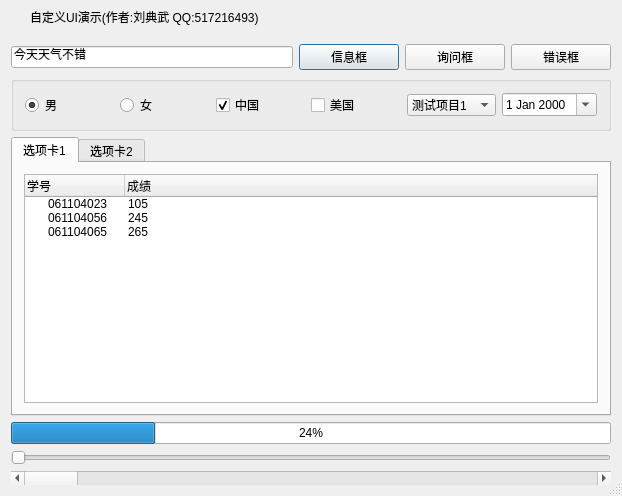
<?xml version="1.0" encoding="UTF-8"?>
<ui version="4.0">
 <class>frmMain</class>
 <widget class="QDialog" name="frmMain">
  <property name="geometry">
   <rect>
    <x>0</x>
    <y>0</y>
    <width>622</width>
    <height>496</height>
   </rect>
  </property>
  <property name="windowTitle">
   <string>frmMain</string>
  </property>
  <property name="sizeGripEnabled">
   <bool>true</bool>
  </property>
  <layout class="QVBoxLayout" name="verticalLayout">
   <property name="spacing">
    <number>0</number>
   </property>
   <property name="leftMargin">
    <number>0</number>
   </property>
   <property name="topMargin">
    <number>0</number>
   </property>
   <property name="rightMargin">
    <number>0</number>
   </property>
   <property name="bottomMargin">
    <number>0</number>
   </property>
   <item>
    <widget class="QWidget" name="widget_title" native="true">
     <property name="sizePolicy">
      <sizepolicy hsizetype="Preferred" vsizetype="Fixed">
       <horstretch>0</horstretch>
       <verstretch>0</verstretch>
      </sizepolicy>
     </property>
     <property name="minimumSize">
      <size>
       <width>100</width>
       <height>33</height>
      </size>
     </property>
     <layout class="QHBoxLayout" name="horizontalLayout_2">
      <property name="spacing">
       <number>0</number>
      </property>
      <property name="leftMargin">
       <number>0</number>
      </property>
      <property name="topMargin">
       <number>0</number>
      </property>
      <property name="rightMargin">
       <number>0</number>
      </property>
      <property name="bottomMargin">
       <number>0</number>
      </property>
      <item>
       <widget class="QLabel" name="lab_Ico">
        <property name="sizePolicy">
         <sizepolicy hsizetype="Minimum" vsizetype="Preferred">
          <horstretch>0</horstretch>
          <verstretch>0</verstretch>
         </sizepolicy>
        </property>
        <property name="minimumSize">
         <size>
          <width>30</width>
          <height>0</height>
         </size>
        </property>
        <property name="text">
         <string/>
        </property>
        <property name="alignment">
         <set>Qt::AlignCenter</set>
        </property>
       </widget>
      </item>
      <item>
       <widget class="QLabel" name="lab_Title">
        <property name="sizePolicy">
         <sizepolicy hsizetype="Expanding" vsizetype="Preferred">
          <horstretch>0</horstretch>
          <verstretch>0</verstretch>
         </sizepolicy>
        </property>
        <property name="styleSheet">
         <string notr="true">font: 10pt &quot;微软雅黑&quot;;</string>
        </property>
        <property name="text">
         <string>自定义UI演示(作者:刘典武 QQ:517216493)</string>
        </property>
        <property name="alignment">
         <set>Qt::AlignLeading|Qt::AlignLeft|Qt::AlignVCenter</set>
        </property>
       </widget>
      </item>
      <item>
       <widget class="QWidget" name="widget_menu" native="true">
        <property name="sizePolicy">
         <sizepolicy hsizetype="Minimum" vsizetype="Preferred">
          <horstretch>0</horstretch>
          <verstretch>0</verstretch>
         </sizepolicy>
        </property>
        <layout class="QHBoxLayout" name="horizontalLayout">
         <property name="spacing">
          <number>0</number>
         </property>
         <property name="leftMargin">
          <number>0</number>
         </property>
         <property name="topMargin">
          <number>0</number>
         </property>
         <property name="rightMargin">
          <number>0</number>
         </property>
         <property name="bottomMargin">
          <number>0</number>
         </property>
         <item>
          <widget class="QPushButton" name="btnMenu">
           <property name="sizePolicy">
            <sizepolicy hsizetype="Minimum" vsizetype="Expanding">
             <horstretch>0</horstretch>
             <verstretch>0</verstretch>
            </sizepolicy>
           </property>
           <property name="minimumSize">
            <size>
             <width>31</width>
             <height>0</height>
            </size>
           </property>
           <property name="cursor">
            <cursorShape>ArrowCursor</cursorShape>
           </property>
           <property name="focusPolicy">
            <enum>Qt::NoFocus</enum>
           </property>
           <property name="toolTip">
            <string>菜单</string>
           </property>
           <property name="text">
            <string/>
           </property>
           <property name="flat">
            <bool>true</bool>
           </property>
          </widget>
         </item>
         <item>
          <widget class="QPushButton" name="btnMenu_Min">
           <property name="sizePolicy">
            <sizepolicy hsizetype="Minimum" vsizetype="Expanding">
             <horstretch>0</horstretch>
             <verstretch>0</verstretch>
            </sizepolicy>
           </property>
           <property name="minimumSize">
            <size>
             <width>31</width>
             <height>0</height>
            </size>
           </property>
           <property name="cursor">
            <cursorShape>ArrowCursor</cursorShape>
           </property>
           <property name="focusPolicy">
            <enum>Qt::NoFocus</enum>
           </property>
           <property name="toolTip">
            <string>最小化</string>
           </property>
           <property name="text">
            <string/>
           </property>
           <property name="flat">
            <bool>true</bool>
           </property>
          </widget>
         </item>
         <item>
          <widget class="QPushButton" name="btnMenu_Max">
           <property name="sizePolicy">
            <sizepolicy hsizetype="Minimum" vsizetype="Expanding">
             <horstretch>0</horstretch>
             <verstretch>0</verstretch>
            </sizepolicy>
           </property>
           <property name="minimumSize">
            <size>
             <width>31</width>
             <height>0</height>
            </size>
           </property>
           <property name="cursor">
            <cursorShape>ArrowCursor</cursorShape>
           </property>
           <property name="focusPolicy">
            <enum>Qt::NoFocus</enum>
           </property>
           <property name="toolTip">
            <string>最大化</string>
           </property>
           <property name="text">
            <string/>
           </property>
           <property name="flat">
            <bool>true</bool>
           </property>
          </widget>
         </item>
         <item>
          <widget class="QPushButton" name="btnMenu_Close">
           <property name="sizePolicy">
            <sizepolicy hsizetype="Minimum" vsizetype="Expanding">
             <horstretch>0</horstretch>
             <verstretch>0</verstretch>
            </sizepolicy>
           </property>
           <property name="minimumSize">
            <size>
             <width>40</width>
             <height>0</height>
            </size>
           </property>
           <property name="cursor">
            <cursorShape>ArrowCursor</cursorShape>
           </property>
           <property name="focusPolicy">
            <enum>Qt::NoFocus</enum>
           </property>
           <property name="toolTip">
            <string>关闭</string>
           </property>
           <property name="text">
            <string/>
           </property>
           <property name="flat">
            <bool>true</bool>
           </property>
          </widget>
         </item>
        </layout>
       </widget>
      </item>
     </layout>
    </widget>
   </item>
   <item>
    <widget class="QWidget" name="widget_main" native="true">
     <property name="styleSheet">
      <string notr="true">font: 10pt &quot;微软雅黑&quot;;</string>
     </property>
     <layout class="QVBoxLayout" name="verticalLayout_2">
      <item>
       <layout class="QHBoxLayout" name="horizontalLayout_3">
        <item>
         <widget class="QLineEdit" name="lineEdit">
          <property name="text">
           <string>今天天气不错</string>
          </property>
         </widget>
        </item>
        <item>
         <widget class="QPushButton" name="pushButton">
          <property name="minimumSize">
           <size>
            <width>100</width>
            <height>0</height>
           </size>
          </property>
          <property name="text">
           <string>信息框</string>
          </property>
         </widget>
        </item>
        <item>
         <widget class="QPushButton" name="pushButton_2">
          <property name="minimumSize">
           <size>
            <width>100</width>
            <height>0</height>
           </size>
          </property>
          <property name="text">
           <string>询问框</string>
          </property>
         </widget>
        </item>
        <item>
         <widget class="QPushButton" name="pushButton_3">
          <property name="minimumSize">
           <size>
            <width>100</width>
            <height>0</height>
           </size>
          </property>
          <property name="text">
           <string>错误框</string>
          </property>
         </widget>
        </item>
       </layout>
      </item>
      <item>
       <widget class="QGroupBox" name="groupBox">
        <property name="title">
         <string/>
        </property>
        <layout class="QHBoxLayout" name="horizontalLayout_4">
         <item>
          <widget class="QRadioButton" name="radioButton">
           <property name="text">
            <string>男</string>
           </property>
           <property name="checked">
            <bool>true</bool>
           </property>
          </widget>
         </item>
         <item>
          <widget class="QRadioButton" name="radioButton_2">
           <property name="text">
            <string>女</string>
           </property>
          </widget>
         </item>
         <item>
          <widget class="QCheckBox" name="checkBox">
           <property name="text">
            <string>中国</string>
           </property>
           <property name="checked">
            <bool>true</bool>
           </property>
          </widget>
         </item>
         <item>
          <widget class="QCheckBox" name="checkBox_2">
           <property name="text">
            <string>美国</string>
           </property>
          </widget>
         </item>
         <item>
          <widget class="QComboBox" name="comboBox">
           <item>
            <property name="text">
             <string>测试项目1</string>
            </property>
           </item>
           <item>
            <property name="text">
             <string>测试项目2</string>
            </property>
           </item>
           <item>
            <property name="text">
             <string>测试项目3</string>
            </property>
           </item>
          </widget>
         </item>
         <item>
          <widget class="QDateEdit" name="dateEdit">
           <property name="calendarPopup">
            <bool>true</bool>
           </property>
          </widget>
         </item>
        </layout>
       </widget>
      </item>
      <item>
       <widget class="QTabWidget" name="tabWidget">
        <property name="currentIndex">
         <number>0</number>
        </property>
        <widget class="QWidget" name="tab">
         <attribute name="title">
          <string>选项卡1</string>
         </attribute>
         <layout class="QVBoxLayout" name="verticalLayout_3">
          <item>
           <widget class="QTreeWidget" name="treeWidget">
            <column>
             <property name="text">
              <string>学号</string>
             </property>
            </column>
            <column>
             <property name="text">
              <string>成绩</string>
             </property>
            </column>
            <item>
             <property name="text">
              <string>061104023</string>
             </property>
             <property name="text">
              <string>105</string>
             </property>
            </item>
            <item>
             <property name="text">
              <string>061104056</string>
             </property>
             <property name="text">
              <string>245</string>
             </property>
            </item>
            <item>
             <property name="text">
              <string>061104065</string>
             </property>
             <property name="text">
              <string>265</string>
             </property>
            </item>
           </widget>
          </item>
         </layout>
        </widget>
        <widget class="QWidget" name="tab_2">
         <attribute name="title">
          <string>选项卡2</string>
         </attribute>
         <layout class="QVBoxLayout" name="verticalLayout_4">
          <item>
           <widget class="QTableWidget" name="tableWidget">
            <property name="selectionBehavior">
             <enum>QAbstractItemView::SelectRows</enum>
            </property>
            <row>
             <property name="text">
              <string>1</string>
             </property>
            </row>
            <row>
             <property name="text">
              <string>2</string>
             </property>
            </row>
            <row>
             <property name="text">
              <string>3</string>
             </property>
            </row>
            <column>
             <property name="text">
              <string>学号</string>
             </property>
            </column>
            <column>
             <property name="text">
              <string>成绩</string>
             </property>
            </column>
            <item row="0" column="0">
             <property name="text">
              <string>061104023</string>
             </property>
            </item>
            <item row="0" column="1">
             <property name="text">
              <string>105</string>
             </property>
            </item>
            <item row="1" column="0">
             <property name="text">
              <string>061104025</string>
             </property>
            </item>
            <item row="1" column="1">
             <property name="text">
              <string>108</string>
             </property>
            </item>
            <item row="2" column="0">
             <property name="text">
              <string>061104056</string>
             </property>
            </item>
            <item row="2" column="1">
             <property name="text">
              <string>235</string>
             </property>
            </item>
           </widget>
          </item>
         </layout>
        </widget>
       </widget>
      </item>
      <item>
       <widget class="QProgressBar" name="progressBar">
        <property name="value">
         <number>24</number>
        </property>
       </widget>
      </item>
      <item>
       <widget class="QSlider" name="horizontalSlider">
        <property name="orientation">
         <enum>Qt::Horizontal</enum>
        </property>
       </widget>
      </item>
      <item>
       <widget class="QScrollBar" name="horizontalScrollBar">
        <property name="orientation">
         <enum>Qt::Horizontal</enum>
        </property>
       </widget>
      </item>
     </layout>
    </widget>
   </item>
  </layout>
 </widget>
 <layoutdefault spacing="6" margin="11"/>
 <resources/>
 <connections/>
</ui>
